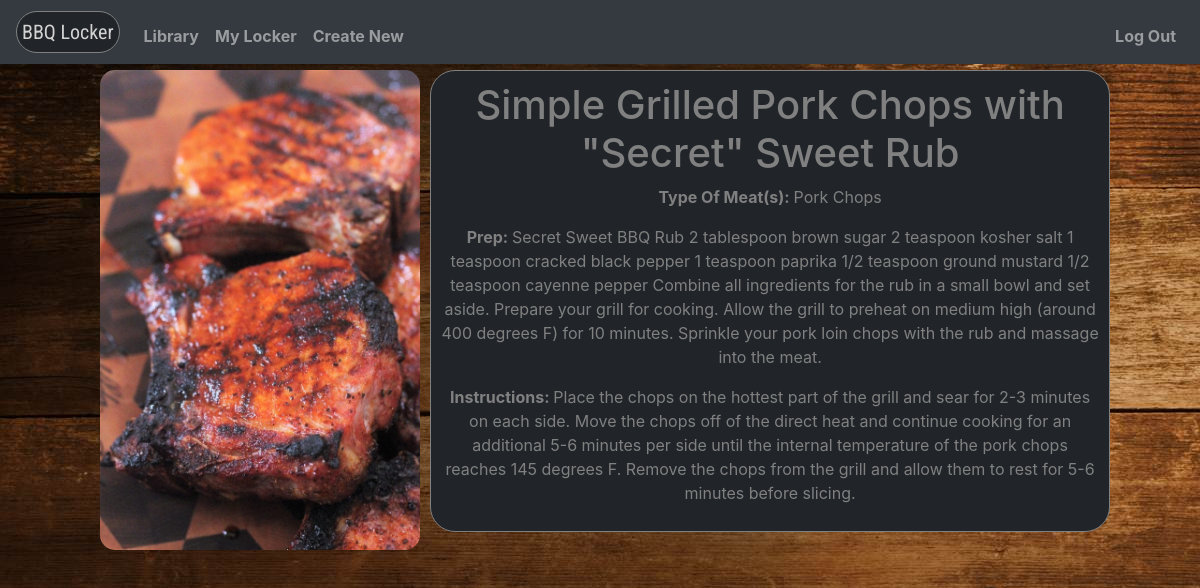
/recipe/3 (signed in), run on the app's committed database.
### package/models.py (models this page shows)
class Recipe(db.Model):
    id = db.Column(db.Integer, primary_key=True)
    recipeName = db.Column(db.String(10000), unique=True)
    meat = db.Column(db.String(10000))
    totalTime = db.Column(db.String(10000))
    preparation = db.Column(db.String(10000))
    instructions = db.Column(db.String(10000))
    imgName = db.Column(db.String(100), unique=True)
    date = db.Column(db.DateTime(timezone=True), default=func.now())
    user_id = db.Column(db.Integer, db.ForeignKey('user.id'))
    favorites = db.relationship('Favorite')

### package/views.py (the view)
@views.route('/recipe/<recipeId>', methods=['GET', 'POST'])
def goto_recipe(recipeId):
    recipe = Recipe.query.get(recipeId)
    img = url_for('static', filename='userImages/' + Recipe.imgName)
    return render_template("recipe.html", user=current_user, recipe=recipe, img=img)

### package/__init__.py (called while the page is built)
def create_app():
    app = Flask(__name__)
    app.config['SECRET_KEY'] = 'bulldog'
    app.config['SQLALCHEMY_DATABASE_URI'] = f'sqlite:///{DB_NAME}'
    app.config['CSRF_ENABLED'] = True
    app.config['USER_ENABLE_EMAIL'] = False
    db.init_app(app)
    from .views import views
    from .auth import auth
    app.register_blueprint(views, url_prefix='/')
    app.register_blueprint(auth, url_prefix='/')
    from .models import User
    create_database(app)
    login_manager = LoginManager()
    login_manager.login_view = 'auth.login'
    login_manager.init_app(app)
    @login_manager.user_loader
    def load_user(id):
        return User.query.get(int(id))
    return app

### package/templates/recipe.html (shortened to what this page needs)
{% extends "layout.html" %}
{% block content %}
<body>
  <img class="recipe-image" src="/static/userImages/{{ recipe.imgName }}" alt="recipe.imgName">
  <div class="recipe-data">
    <h1>{{ recipe.recipeName }}</h1>
    <p id="recipeMeat"><b>Type Of Meat(s): </b>{{ recipe.meat }}</p>
    <p id="recipePrep"><b>Prep: </b>{{ recipe.preparation }}</p>
    <p id="recipeInstr"><b>Instructions: </b>{{ recipe.instructions }}</p>
  </div>
</body>
{% endblock %}

### package/static/styles.css (style rules this page uses)
body { background-image: url("defaultImages/woodenBackground.jpg"); }
.recipe-image { float: left; padding: 10px; border-radius: 25px; max-width: 500px; max-height: 500px; height: auto; }
.recipe-data { margin-top: 10px; display: grid; grid-template-columns: 2; padding: 10px; word-wrap: break-word; text-align: center; color: grey; background-color: #212529; border: 1px solid grey; border-radius: 25px; font-size: 16px; font-size: 2vh; }
img { border-radius: 25px; margin: auto; }
* { box-sizing: border-box; }

### data on the page
Recipe: imgName (picture), recipeName "Simple Grilled Pork Chops with \"Secret\" Sweet Rub", meat "Pork Chops", preparation "Secret Sweet BBQ Rub 2 tablespoon brown sugar 2 teaspoon kosher salt 1 teaspoon cracked black pepper 1 teaspoon paprika 1/2 teaspoon ground mustard 1/2 teaspoon cayenne pepper Combine all ingredients for the rub in a small bowl and set aside. Prepare your grill for cooking. Allow the grill to preheat on medium high (around 400 degrees F) for 10 minutes. Sprinkle your pork loin chops with the rub and massage into the meat.", instructions "Place the chops on the hottest part of the grill and sear for 2-3 minutes on each side. Move the chops off of the direct heat and continue cooking for an additional 5-6 minutes per side until the internal temperature of the pork chops reaches 145 degrees F. Remove the chops from the grill and allow them to rest for 5-6 minutes before slicing."
